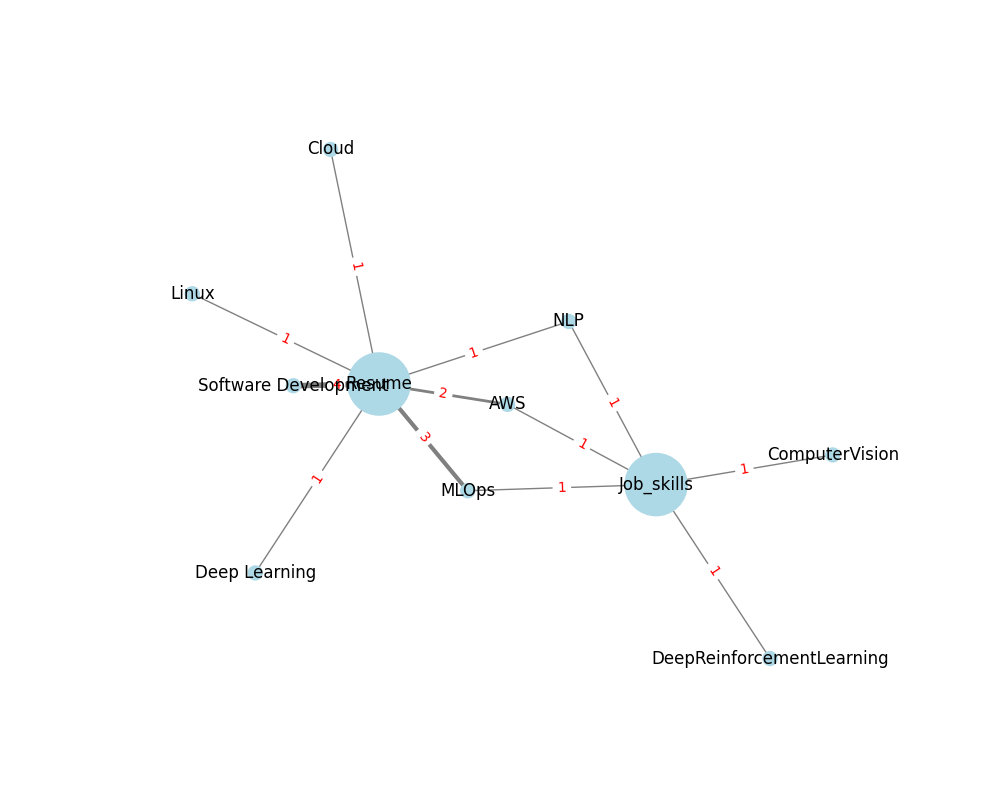

The script that drew this image:
import numpy as np
from sklearn.cluster import KMeans
import spacy
import nltk
import re
import pandas as pd
import os

nlp_ner = spacy.load("C:/Users/SEPA/lanchain_ir2/model-best")

################################################## Step 1: Get Skill data ##########################################
# 1. Define Job-skills

job_skills = ['MLOps', 'AWS', 'NLP', 'ComputerVision', 'DeepReinforcementLearning']


# 2. Get Resume-skills
file_path = 'C:/Users/SEPA/lanchain_ir2/CV_Scheppach_text.txt'

with open(file_path, 'r') as file:
    content = file.read()

doc = nlp_ner(content)

extracted_skills_cv = []
for ent in doc.ents:
    extracted_skills_cv.append(ent.text)
print(extracted_skills_cv)

unique_extracted_skills_cv = list(set(extracted_skills_cv))
skills_cv = pd.DataFrame(unique_extracted_skills_cv)
skills_cv = skills_cv.rename(columns={0: 'skill_description'})
skills_cv['Experience'] = np.random.randint(1, 6, size=len(skills_cv))
# for the purpose of clarity I have only choosen 7 skills from my resume
skills_cv = skills_cv.iloc[[1, 21, 23, 27, 36, 37, 65]]



#################################### build knowledge graph ################################

# pip install pyvis
# als Beispiel nehme ich jetzt mal doc1-doc5 um ein example project oder job-description zu simulieren
# und dann eben ncoh resume dazu machen
from pyvis.network import Network

job_net = Network(height='1000px', width='100%', bgcolor='#222222', font_color='white')
job_net.barnes_hut()
# create resume nodes
job_net.add_node('Resume', 'Resume', color='#dd4b39', title='doc1')
for skill in skills_cv.iterrows(): # iterate over each skill in order to create a node and connection to the resume node
    experience = skill[1]['Experience']
    skill = skill[1]['skill_description']
    job_net.add_node(skill, skill, title=skill)
    job_net.add_edge('Resume', skill, value=experience, color='#00ff1e', label='2')

# add job nodes
job_net.add_node('Job', 'Job', color='#dd4b39', title='doc1')
for skill in job_skills: # iterate over each skill in order to create a node and connection to the resume node
    job_net.add_node(skill, skill, title=skill)
    job_net.add_edge('Job', skill, value=1, color='#00ff1e', label='2')

job_net.show('job_graph.html', notebook=False)


######### Using Networkx ##########
import networkx as nx
import matplotlib.pyplot as plt

# Create an empty graph
graph = nx.Graph()

# Add the main 'Resume' node
graph.add_node('Resume', size=2000)

# List of skills with corresponding years of experience
skills = {'Python': 5, 'Java': 3, 'Machine Learning': 7, 'Data Analysis': 4}


# Add 'skill' nodes and edges connecting them to the 'Resume' node with weighted edges
for skill in skills_cv.iterrows(): # iterate over each skill in order to create a node and connection to the resume node
    experience = skill[1]['Experience']
    skill = skill[1]['skill_description']
    graph.add_node(skill)
    graph.add_edge('Resume', skill, weight=experience)


# Add the main 'Job_skills' node
graph.add_node('Job_skills', size=2000)

# List of skills for the 'Job_skills' node
job_skills = ['MLOps', 'AWS', 'NLP', 'ComputerVision', 'DeepReinforcementLearning']

# Add 'skill' nodes and edges connecting them to the 'Job_skills' node
for skill in job_skills:
    graph.add_node(skill)
    graph.add_edge('Job_skills', skill, weight=1)

weights = [graph.edges[edge]['weight'] for edge in graph.edges]
node_sizes = [graph.nodes[node]['size'] if ((node == 'Resume') | (node =='Job_skills')) else 100 for node in graph.nodes]
# Plot the graph
plt.figure(figsize=(10, 8))
pos = nx.spring_layout(graph)
nx.draw_networkx(graph, pos, with_labels=True, node_color='lightblue', font_size=12, font_color='black',
                 node_size=node_sizes,edge_color='grey', width=weights)
edge_labels = {(u, v): graph.edges[u, v]['weight'] for u, v in graph.edges}
nx.draw_networkx_edge_labels(graph, pos, edge_labels=edge_labels, font_color='red')

plt.axis('off')
plt.show()
